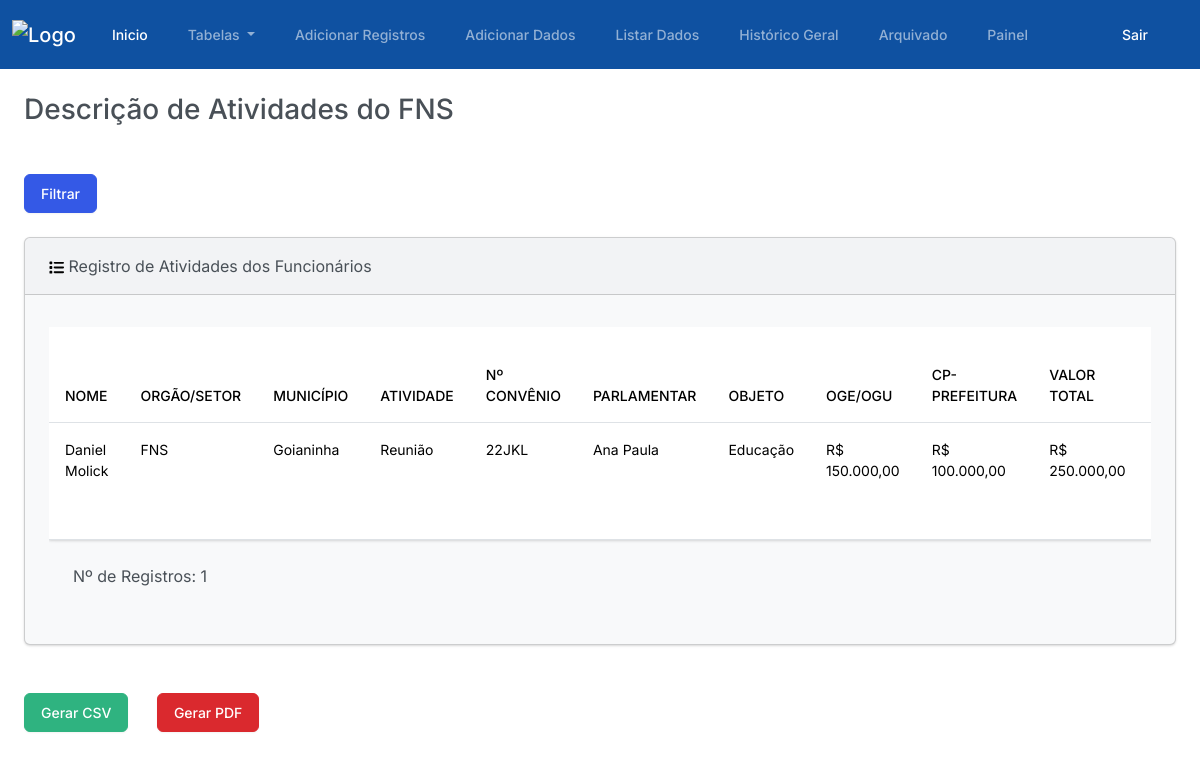
/tabela_fns/ (signed in), run on the app's committed database.
### plataforma/models.py (models this page shows, shortened)
class RegistroFuncionarios(models.Model):
    class Meta:
        verbose_name_plural = "Registros da Tabela Geral"
    nome = models.ForeignKey(Nome, on_delete=models.CASCADE)
    orgao_setor = models.ForeignKey(Setor, on_delete=models.CASCADE)
    municipio = models.ForeignKey(Municipio, on_delete=models.CASCADE)
    atividade = models.ForeignKey(Atividade, on_delete=models.CASCADE)
    num_convenio = models.CharField(max_length=255)
    parlamentar = models.CharField(max_length=255)
    objeto = models.CharField(max_length=255)
    oge_ogu = models.DecimalField(max_digits=10, decimal_places=2)
    cp_prefeitura = models.DecimalField(max_digits=10, decimal_places=2)
    valor_liberado = models.DecimalField(max_digits=10, decimal_places=2, default=0)
    prazo_vigencia = models.DateField()
    situacao = models.CharField(max_length=255)
    providencia = models.CharField(max_length=255)
    status = models.CharField(max_length=20, choices=Status.choices, default=Status.NAO_INICIADO)
    data_recepcao = models.DateField()
    data_inicio = models.DateField(null=True, blank=True)
    documento_pendente = models.BooleanField(default=False)
    documento_cancelado = models.BooleanField(default=False)
    data_fim = models.DateField(null=True, blank=True)
    duracao_dias_uteis = models.IntegerField(default=0)
    def calcular_valores(self):
        valor_total = Decimal(str(self.oge_ogu)) + Decimal(str(self.cp_prefeitura))
        falta_liberar = Decimal(str(self.oge_ogu)) - Decimal(str(self.valor_liberado))
        return valor_total, falta_liberar
    def exibir_modal_prazo_vigencia(self):
        hoje = timezone.now().date()
        prazo_vigencia = self.prazo_vigencia
        dias_restantes = (prazo_vigencia - hoje).days
        return dias_restantes <= 30, dias_restantes
    def dia_trabalho_total(self):
        if not self.data_inicio or not self.data_fim:
            return 0

class Nome(models.Model):
    nome = models.CharField(max_length=255)

class Setor(models.Model):
    orgao_setor = models.CharField(max_length=255)

class Municipio(models.Model):
    municipio = models.CharField(max_length=255)

class Atividade(models.Model):
    atividade = models.CharField(max_length=255)

### plataforma/views.py (the view)
# urls.py: path('tabela_fns/', views.tabela_fns, name='tabela_fns'),
def tabela_fns(request):
    registros = RegistroFuncionarios.objects.filter(orgao_setor__orgao_setor='FNS')
    nomes = Nome.objects.all()
    municipios = Municipio.objects.all()
    context = {
        'nomes': nomes,
        'municipios': municipios,
        'registros': registros,
    }
    return render(request, 'tabela_fns.html', context)

### plataforma/templatetags/custom_filters.py (called while the page is built)
@register.filter(name='format_currency')
def format_currency(value):
    try:
        numeric_value = float(value)
        formatted_value = '{:,.2f}'.format(numeric_value)
        formatted_value = 'R$ ' + formatted_value.replace(',', 'v').replace('.', ',').replace('v', '.')
        return formatted_value
    except ValueError:
        return value

@register.filter(name='formatar_data')
def formatar_data(value):
    if isinstance(value, date):
        return value.strftime('%d/%m/%Y')
    else:
        data_obj = datetime.strptime(value, '%d de %B de %Y')
        return data_obj.strftime('%d/%m/%Y')

### plataforma/templates/tabela_fns.html (shortened to what this page needs)
{% extends "base.html" %}
{% load static %}
{% load humanize %}
{% load custom_filters %}
{% block container %}
  <h3 class="m-4">Descrição de Atividades do FNS</h3>
  <button type="button" class="btn btn-primary m-4" data-bs-toggle="modal" data-bs-target="#filtroModal">
    Filtrar
  </button>
  <div class="row">
    <div class="col-12">
      <div class="card bg-light ms-4 me-4 mb-4">
        <div class="card-header">
          Registro de Atividades dos Funcionários
        </div>
        <div class="card-body">
          <p class="card-text">
            <div class="table-container table-responsive">
              <table class='table table-hover'>
                <thead class="thead-fixed sticky-top">
                  <tr>
                    <th scope="col-fixed">NOME</th>
                    <th scope="col-fixed">ORGÃO/SETOR</th>
                    <th scope="col-fixed">MUNICÍPIO</th>
                    <th scope="col-fixed">ATIVIDADE</th>
                    <th scope="col-fixed">Nº CONVÊNIO</th>
                    <th scope="col-fixed">PARLAMENTAR</th>
                    <th scope="col-fixed">OBJETO</th>
                    <th scope="col-fixed">OGE/OGU</th>
                    <th scope="col-fixed">CP-PREFEITURA</th>
                    <th scope="col-fixed">VALOR TOTAL</th>
                    <th scope="col-fixed">VALOR LIBERADO</th>
                  </tr>
                </thead>
                <tbody>
                  {% for registro in registros %}
                    <tr>
                      <td>{{ registro.nome.nome }}</td>
                      <td>{{ registro.orgao_setor.orgao_setor }}</td>
                      <td>{{ registro.municipio.municipio }}</td>
                      <td>{{ registro.atividade.atividade }}</td>
                      <td>{{ registro.num_convenio }}</td>
                      <td>{{ registro.parlamentar }}</td>
                      <td>{{ registro.objeto }}</td>
                      <td>{{ registro.oge_ogu|format_currency }}</td>
                      <td>{{ registro.cp_prefeitura|format_currency }}</td>
                      <td>{{ registro.calcular_valores.0|format_currency }}</td>
                      <td>{{ registro.valor_liberado|format_currency }}</td>
                    </tr>
                  {% endfor %}
                </tbody>
              </table>
              {% if registros %}
                <p class="m-4">Nº de Registros: {{ registros.count }}</p>
              {% else %}
                <p>registros está vazio ou não está sendo passado corretamente.</p>
              {% endif %}
            </div>
          </p>
        </div>
      </div>
      <a class="btn btn-success m-4" href="#" id="btnGerarCSV">Gerar CSV</a>
      <a class="btn btn-danger" href="{% url 'gerar_pdf_tabela_fns' %}">Gerar PDF</a>
    </div>
  </div>
{% endblock container %}

### plataforma/templates/tabela_fns.html (style rules this page uses)
.table-container { overflow: auto; max-height: 650px; }
.thead-fixed th { position: sticky; top: 0; background-color: #fff; z-index: 1; }

### data on the page
RegistroFuncionarios: nome.nome "Daniel Molick", orgao_setor.orgao_setor "FNS", municipio.municipio "Goianinha", atividade.atividade "Reunião", num_convenio "22JKL", parlamentar "Ana Paula", objeto "Educação", oge_ogu "R$ 150.000,00", cp_prefeitura "R$ 100.000,00", calcular_valores.0 "R$ 250.000,00"

### other printed values
{{ registros.count }} "1"
